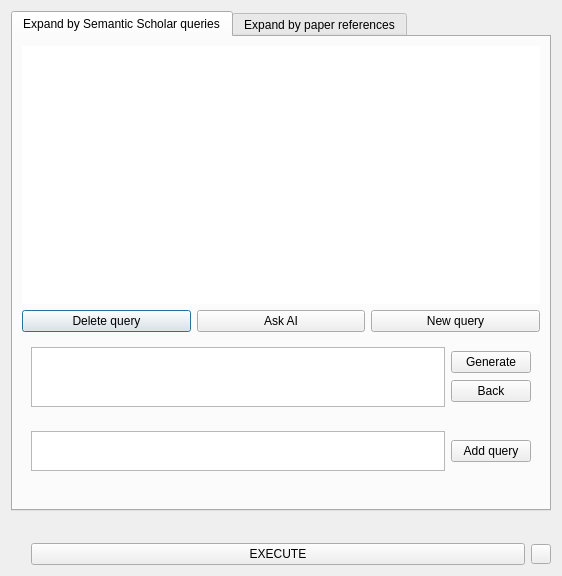
<?xml version="1.0" encoding="UTF-8"?>
<ui version="4.0">
 <class>expansionWin</class>
 <widget class="QDialog" name="expansionWin">
  <property name="geometry">
   <rect>
    <x>0</x>
    <y>0</y>
    <width>558</width>
    <height>575</height>
   </rect>
  </property>
  <property name="windowTitle">
   <string>Context Expansion</string>
  </property>
  <layout class="QVBoxLayout" name="verticalLayout">
   <item>
    <widget class="QTabWidget" name="tabWidget">
     <property name="minimumSize">
      <size>
       <width>540</width>
       <height>500</height>
      </size>
     </property>
     <property name="currentIndex">
      <number>0</number>
     </property>
     <property name="elideMode">
      <enum>Qt::ElideNone</enum>
     </property>
     <property name="tabsClosable">
      <bool>false</bool>
     </property>
     <widget class="QWidget" name="tab_queries">
      <attribute name="title">
       <string>Expand by Semantic Scholar queries</string>
      </attribute>
      <layout class="QVBoxLayout" name="verticalLayout_2">
       <item>
        <widget class="QListWidget" name="queryList">
         <property name="frameShape">
          <enum>QFrame::NoFrame</enum>
         </property>
        </widget>
       </item>
       <item>
        <layout class="QHBoxLayout" name="horizontalLayout">
         <property name="topMargin">
          <number>0</number>
         </property>
         <item>
          <widget class="QPushButton" name="deleteQuery">
           <property name="text">
            <string>Delete query</string>
           </property>
          </widget>
         </item>
         <item>
          <widget class="QPushButton" name="askAi">
           <property name="text">
            <string>Ask AI</string>
           </property>
          </widget>
         </item>
         <item>
          <widget class="QPushButton" name="newQuery">
           <property name="text">
            <string>New query</string>
           </property>
          </widget>
         </item>
        </layout>
       </item>
       <item>
        <layout class="QVBoxLayout" name="verticalLayout_5">
         <property name="topMargin">
          <number>0</number>
         </property>
         <item>
          <widget class="QWidget" name="aiBlock" native="true">
           <property name="sizePolicy">
            <sizepolicy hsizetype="Preferred" vsizetype="Fixed">
             <horstretch>0</horstretch>
             <verstretch>0</verstretch>
            </sizepolicy>
           </property>
           <layout class="QHBoxLayout" name="horizontalLayout_5">
            <item>
             <widget class="QPlainTextEdit" name="contextEdit">
              <property name="maximumSize">
               <size>
                <width>16777215</width>
                <height>60</height>
               </size>
              </property>
             </widget>
            </item>
            <item>
             <layout class="QVBoxLayout" name="verticalLayout_7">
              <property name="spacing">
               <number>3</number>
              </property>
              <property name="leftMargin">
               <number>0</number>
              </property>
              <item>
               <widget class="QPushButton" name="sendContext">
                <property name="text">
                 <string>Generate</string>
                </property>
               </widget>
              </item>
              <item>
               <widget class="QPushButton" name="manual_queries">
                <property name="text">
                 <string>Back</string>
                </property>
               </widget>
              </item>
             </layout>
            </item>
           </layout>
          </widget>
         </item>
         <item>
          <widget class="QWidget" name="queryEditBlock" native="true">
           <property name="sizePolicy">
            <sizepolicy hsizetype="Preferred" vsizetype="Fixed">
             <horstretch>0</horstretch>
             <verstretch>0</verstretch>
            </sizepolicy>
           </property>
           <layout class="QVBoxLayout" name="verticalLayout_6">
            <property name="sizeConstraint">
             <enum>QLayout::SetDefaultConstraint</enum>
            </property>
            <item>
             <layout class="QHBoxLayout" name="horizontalLayout_2">
              <property name="topMargin">
               <number>0</number>
              </property>
              <property name="rightMargin">
               <number>0</number>
              </property>
              <item>
               <widget class="QPlainTextEdit" name="queryEdit">
                <property name="maximumSize">
                 <size>
                  <width>16777215</width>
                  <height>40</height>
                 </size>
                </property>
               </widget>
              </item>
              <item>
               <widget class="QPushButton" name="addQuery">
                <property name="text">
                 <string>Add query</string>
                </property>
               </widget>
              </item>
             </layout>
            </item>
            <item>
             <widget class="QLabel" name="instruction_lbl">
              <property name="text">
               <string/>
              </property>
              <property name="alignment">
               <set>Qt::AlignCenter</set>
              </property>
             </widget>
            </item>
           </layout>
          </widget>
         </item>
        </layout>
       </item>
      </layout>
     </widget>
     <widget class="QWidget" name="tab_references">
      <attribute name="title">
       <string>Expand by paper references</string>
      </attribute>
     </widget>
    </widget>
   </item>
   <item>
    <layout class="QVBoxLayout" name="verticalLayout_3">
     <property name="topMargin">
      <number>0</number>
     </property>
     <item>
      <widget class="QLabel" name="error_lbl">
       <property name="minimumSize">
        <size>
         <width>0</width>
         <height>20</height>
        </size>
       </property>
       <property name="maximumSize">
        <size>
         <width>16777215</width>
         <height>20</height>
        </size>
       </property>
       <property name="text">
        <string/>
       </property>
       <property name="alignment">
        <set>Qt::AlignCenter</set>
       </property>
      </widget>
     </item>
     <item>
      <layout class="QHBoxLayout" name="horizontalLayout_3">
       <property name="topMargin">
        <number>0</number>
       </property>
       <item>
        <spacer name="horizontalSpacer">
         <property name="orientation">
          <enum>Qt::Horizontal</enum>
         </property>
         <property name="sizeType">
          <enum>QSizePolicy::Fixed</enum>
         </property>
         <property name="sizeHint" stdset="0">
          <size>
           <width>20</width>
           <height>20</height>
          </size>
         </property>
        </spacer>
       </item>
       <item>
        <widget class="QPushButton" name="executeQuery">
         <property name="text">
          <string>EXECUTE</string>
         </property>
        </widget>
       </item>
       <item>
        <layout class="QVBoxLayout" name="verticalLayout_4">
         <item>
          <spacer name="horizontalSpacer_2">
           <property name="orientation">
            <enum>Qt::Horizontal</enum>
           </property>
           <property name="sizeType">
            <enum>QSizePolicy::Fixed</enum>
           </property>
           <property name="sizeHint" stdset="0">
            <size>
             <width>20</width>
             <height>0</height>
            </size>
           </property>
          </spacer>
         </item>
         <item>
          <widget class="QPushButton" name="stop_btn">
           <property name="minimumSize">
            <size>
             <width>20</width>
             <height>20</height>
            </size>
           </property>
           <property name="maximumSize">
            <size>
             <width>20</width>
             <height>20</height>
            </size>
           </property>
           <property name="text">
            <string/>
           </property>
          </widget>
         </item>
        </layout>
       </item>
      </layout>
     </item>
    </layout>
   </item>
  </layout>
 </widget>
 <resources/>
 <connections/>
</ui>
